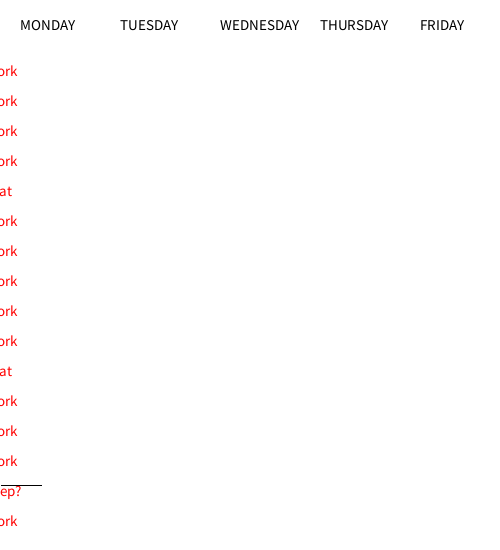
Frame 1 (no input)
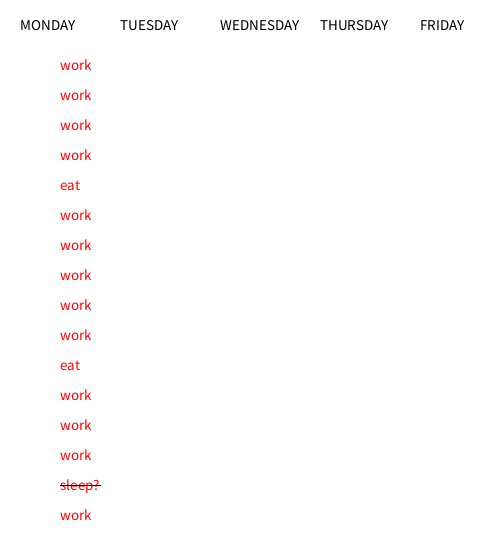
Frame 60 (the mouse pressed at the canvas centre just before this capture)
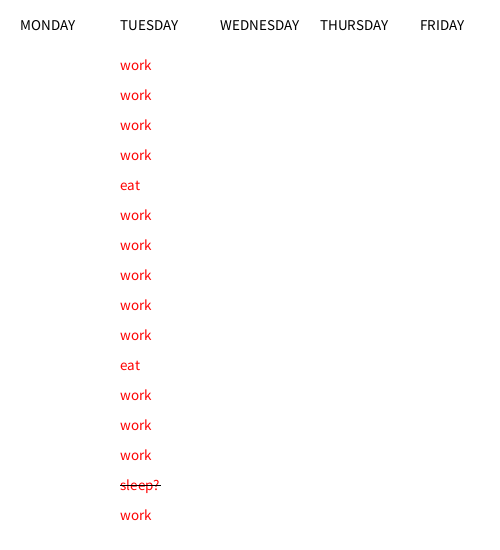
Frame 120 (the mouse held since frame 60 and released just before this capture)

The Processing sketch that drew these frames (run headless with seeded random() and noise(); from frame 60 on, the mouse is pressed at the canvas centre):

// Processing sketch: processing_140725
// ── processing_140725.pde

// copyright 2014 Jacklynn pham
// ICE #14

final int MAX = 16;
String [] stringArray = { 
  "work", "work", "work", "work", "eat", "work", "work", "work", "work", "work", "eat", "work", "work", "work", "sleep?", "work"
};
String [] days = { "MONDAY", "TUESDAY", "WEDNESDAY", "THURSDAY", "FRIDAY"};

int [] xPos = new int [MAX];
int [] yPos = new int [MAX];
int [] xSpeed = new int [MAX];
int [] ySpeed = new int [MAX];

int x = 0;
void setup()
{
  size(500, 550);
  textSize(15);
  textAlign(CENTER, CENTER);

  background( 255);
  fill(0);

  for (int i = 0; i < MAX; i++) {
    xPos[i] = int (40);
    yPos[i] = int (40+i*30);

    xSpeed[i] = int (5);
    ySpeed[i] = int (0);
  }
}

void draw() {
  printArray (stringArray);
  moveArray();
  days();
}

void days()
{
  fill(0);
  for ( int i = 0; i < days.length; i++)
  {
   textAlign(LEFT);
    text ( days[i], i*100+20, 30);
  }
}

void moveArray ( )
{
  fill(255,0,0);
  background (255);
   x++;
  for ( int i = 0; i < MAX; i++)
  {
    text( stringArray[i], x, i *30 + 70 ); 
    
    if ( x > width + 30) {
      x= 0;
    }
   line ( x, 485, x+40, 485); 
  
    }
  }

void printArray( String [ ] anyArray)
{
  for ( int i = 0; i < anyArray.length; i++ )
  {
    //text( anyArray[i], width/2, 30 + i*30 ); 
    //text( anyArray[i], xPos[i], yPos[i] ); 
    //noLoop( );
  }
}
